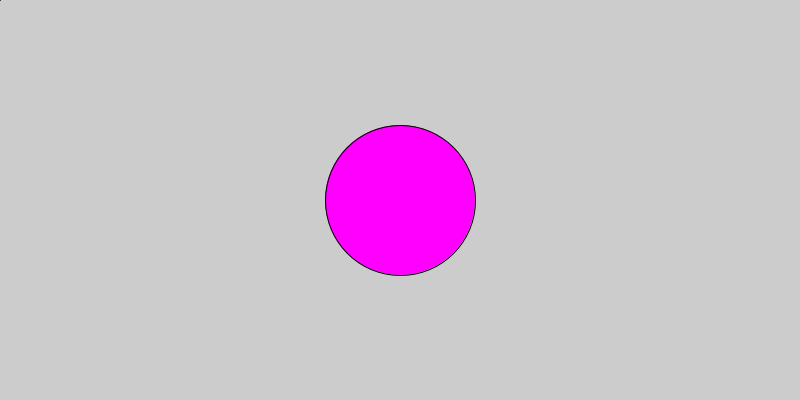
Frame 1 (no input)
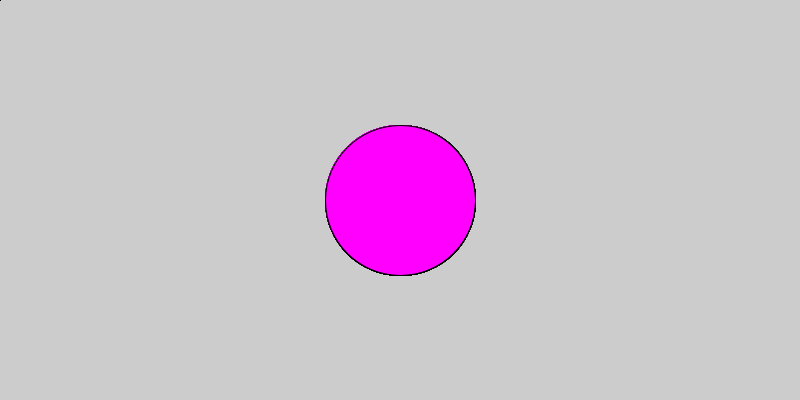
Frame 60 (the mouse pressed at the canvas centre just before this capture)
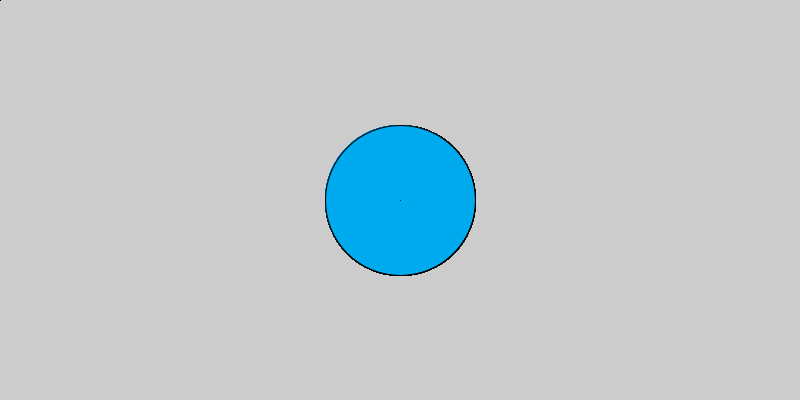
Frame 120 (the mouse held since frame 60 and released just before this capture)

The Processing sketch that drew these frames (run headless with seeded random() and noise(); from frame 60 on, the mouse is pressed at the canvas centre):

// Processing sketch: Colliding_sketch_251126a
// ── Colliding_sketch_251126a.pde
void setup(){
  size(800, 400);
}


void draw(){
  int circleRadious = 150;
  float mouseDistance = dist(mouseX, mouseY, width/2, height/2);
  boolean colliding = mouseDistance < circleRadious;
  fill(#00ff11);
  if(colliding){
    fill(#00aaee);
    println("colling!!");
  } else {
    println("Not colling");
    fill(#ff00ff);
  }
  circle(width/2, height/2, circleRadious);
  point(mouseX, mouseY);
}
